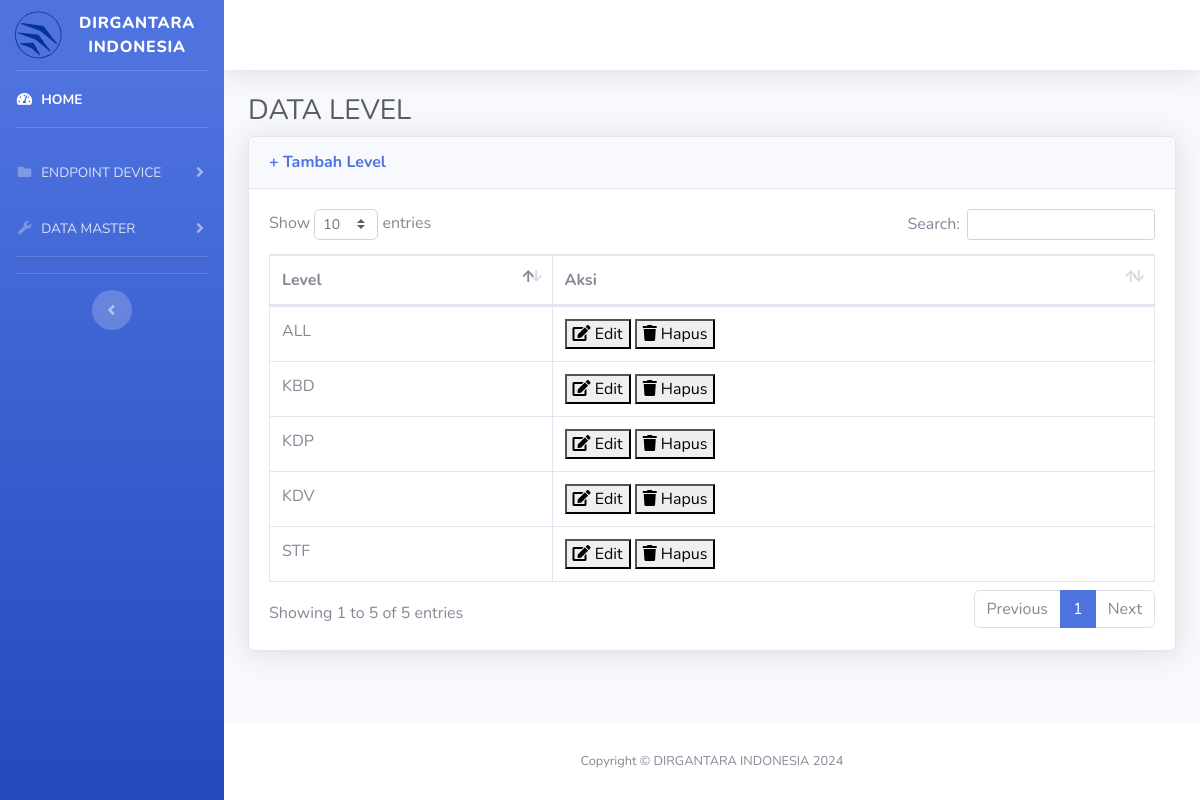
The app's page /level/data_level.php with its own data.
### tables this page shows
CREATE TABLE `level` (
  `id_level` int(11) NOT NULL,
  `nama_level` varchar(50) NOT NULL
);

### level/data_level.php (the view, shortened to what this page needs)
<?php
include '../koneksi.php';
if(isset($_POST['cari'])){
    $cari = $_POST['search'];
    $sql = "SELECT * FROM level WHERE level.nama_level LIKE '%$cari%'";
    $level = mysqli_query($conn, $sql);
}else{
    $sql = "SELECT * FROM level";
    $level = mysqli_query($conn, $sql);
}
?>
<!DOCTYPE html>
<html lang="en">
<head>
    <link href="../vendor/fontawesome-free/css/all.min.css" rel="stylesheet" type="text/css">
    <link href="../css/sb-admin-2.min.css" rel="stylesheet">
    <link href="../vendor/datatables/dataTables.bootstrap4.min.css" rel="stylesheet">
</head>
<body id="page-top">
    <?php include("sidebar.php") ?>
        <div id="content-wrapper" class="d-flex flex-column">
            <div id="content">
                <nav class="navbar navbar-expand navbar-light bg-white topbar mb-4 static-top shadow">
                </nav>
                <div class="container-fluid">
                    <h1 class="h3 mb-2 text-gray-800">DATA LEVEL</h1>
                    <div class="card shadow mb-4">
                        <div class="card-header py-3">
                            <h6 class="m-0 font-weight-bold text-primary"><a href="tambah_level.php">+ Tambah Level</a></h6>
                        </div>
                        <div class="card-body">
                            <div class="table-responsive">
                                <table class="table table-bordered" id="dataTable" width="100%" cellspacing="0">
                                    <thead>
                                        <tr>
                                            <th>Level</th>
                                            <th>Aksi</th>
                                        </tr>
                                    </thead>
                                    <tbody>
                                    <?php foreach ($level as $row) : ?>
                                    <tr>
                                        <td><?= $row["nama_level"]; ?></td>
                                        <td>
                                        <a href="../hapus dan edit/edit_level.php?id=<?=$row['id_level'];?>"><button class='edit'><i class="fa fa-edit"></i> Edit</button></a>
                                        <a href="../hapus dan edit/hapus_level.php?id=<?=$row['id_level'];?>" onclick="return confirm ('yakin untuk menghapus?');"><button class='hapus'><i class="fa fa-trash"></i> Hapus</button></a>
                                        </td>
                                    </tr>
                                    <?php endforeach; ?>
                                    </tbody>
                                </table>
                            </div>
                        </div>
                    </div>
                </div>
            </div>
            <footer class="sticky-footer bg-white">
                <div class="container my-auto">
                    <div class="copyright text-center my-auto">
                        <span>Copyright &copy; DIRGANTARA INDONESIA 2024</span>
                    </div>
                </div>
            </footer>
        </div>
    </div>
</body>
</html>

### records on screen
level: nama_level "ALL"
level: nama_level "KDV"
level: nama_level "KDP"
level: nama_level "KBD"
level: nama_level "STF"
